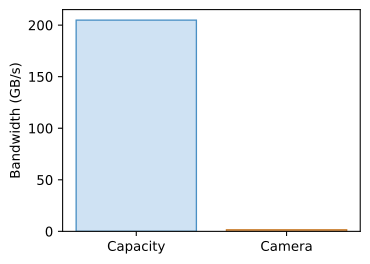

Python code for this plot:
import os
import matplotlib.pyplot as plt
import numpy as np
fig, ax = plt.subplots(figsize=(4,3))
ax.bar(['Capacity', 'Camera'], [204.8, 1.49], color=['#cfe2f3', '#fdebd0'], edgecolor=['#4a90c4', '#c87b2a'])
ax.set_ylabel('Bandwidth (GB/s)')
plt.savefig(os.environ.get('VISUAL_OUT_PATH', 'out.svg'), format='svg', bbox_inches='tight')
